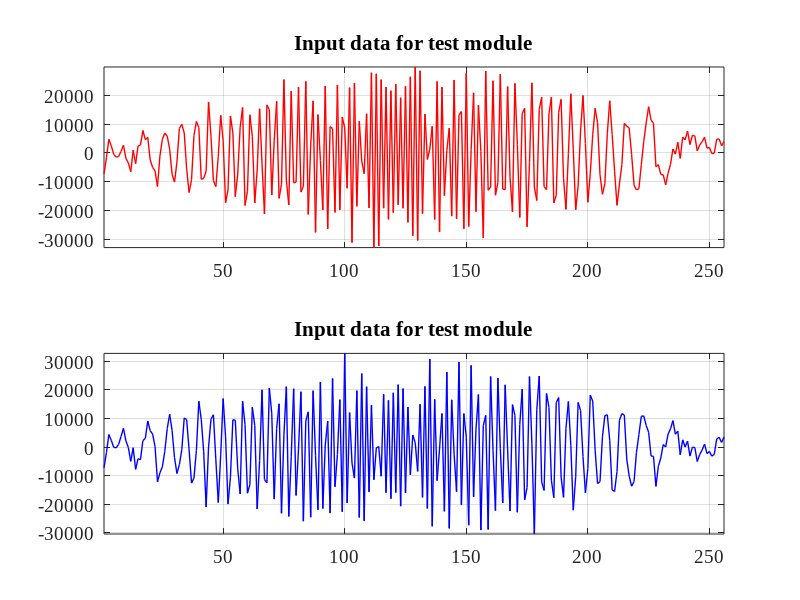
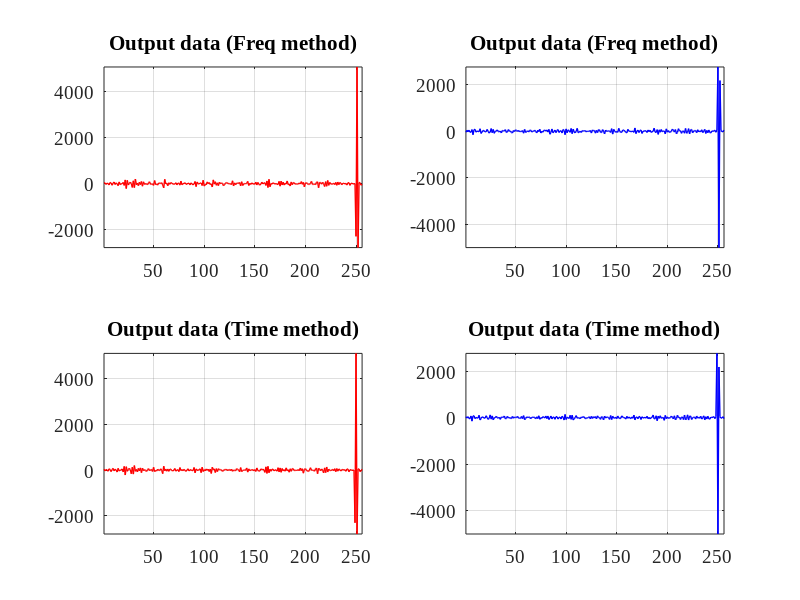

The MATLAB source for these figures, in order:
%% ------------------------------------------------------------------------
%
% Title       : test_cfir.m
% Author      : Alexander Kapitanov	
% E-mail      : sallador@bk.ru 
% Version     : 1.0	 
%
% -------------------------------------------------------------------------
%
% Description : 
%    Top level for testing Complex FIR filters: time/freq methods
%
% -------------------------------------------------------------------------
%
% Version     : 1.0 
% Date        : 2017.07.01 
%
%% ------------------------------------------------------------------------
%
%	GNU GENERAL PUBLIC LICENSE
% Version 3, 29 June 2007
%
%	Copyright (c) 2018 Kapitanov Alexander
%
% This program is free software: you can redistribute it and/or modify
% it under the terms of the GNU General Public License as published by
% the Free Software Foundation, either version 3 of the License, or
% (at your option) any later version.
%
% You should have received a copy of the GNU General Public License
% along with this program.  If not, see <http://www.gnu.org/licenses/>.
%
% THERE IS NO WARRANTY FOR THE PROGRAM, TO THE EXTENT PERMITTED BY
% APPLICABLE LAW. EXCEPT WHEN OTHERWISE STATED IN WRITING THE COPYRIGHT 
% HOLDERS AND/OR OTHER PARTIES PROVIDE THE PROGRAM "AS IS" WITHOUT WARRANTY 
% OF ANY KIND, EITHER EXPRESSED OR IMPLIED, INCLUDING, BUT NOT LIMITED TO, 
% THE IMPLIED WARRANTIES OF MERCHANTABILITY AND FITNESS FOR A PARTICULAR 
% PURPOSE.  THE ENTIRE RISK AS TO THE QUALITY AND PERFORMANCE OF THE PROGRAM 
% IS WITH YOU.  SHOULD THE PROGRAM PROVE DEFECTIVE, YOU ASSUME THE COST OF 
%  ALL NECESSARY SERVICING, REPAIR OR CORRECTION. 
%
%% ------------------------------------------------------------------------

% Preparing to work
close all;
clear all;

set(0, 'DefaultAxesFontSize', 14, 'DefaultAxesFontName', 'Times New Roman');
set(0, 'DefaultTextFontSize', 14, 'DefaultTextFontName', 'Times New Roman'); 

% Settings
NFFT        = 2^8;        % Sampling Frequency
tt          = 1:NFFT;     % Time vector #2
VAL_SHIFT   = 0;

Asig        = (2^15)-1;
Fsig        = 8;
F0          = 0;

Fd          = 1;
Fm          = NFFT/1;
B           = Fm / NFFT;
Ffm         = 1;

% For testing FORWARD and INVERSE FFT: FWT

STAGE = log2(NFFT);

%% ------------------------------------------------------------------------
%  ---------------- 0: CREATE INPUT DATA FOR CPP/RTL ----------------------
%  ------------------------------------------------------------------------
F = 1;

for i = 0:NFFT-1
  if (i < NFFT/Fd)
    Dre(i+1,1) = round(Asig * cos(F0 + (Fsig*i + B*i*i/2) * 2*Fd*pi/NFFT) * abs(sin(Fd * i * Ffm * pi / NFFT)));
    Dim(i+1,1) = round(Asig * sin(F0 + (Fsig*i + B*i*i/2) * 2*Fd*pi/NFFT) * abs(sin(Fd * i * Ffm * pi / NFFT)));    
  else
    Dre(i+1,1) = 0;
    Dim(i+1,1) = 0;
  end  
    Dre(i+1,1) = round(Asig * cos(F0 + (Fsig*i + B*i*i/2) * 2*pi/NFFT) * sin(i * Ffm * pi / NFFT));
    Dim(i+1,1) = round(Asig * sin(F0 + (Fsig*i + B*i*i/2) * 2*pi/NFFT) * sin(i * Ffm * pi / NFFT));  
end

for i = 1:NFFT
  if (i > VAL_SHIFT)
    Xre(i,1) = Dre(i-VAL_SHIFT, 1);
    Xim(i,1) = Dim(i-VAL_SHIFT, 1);
  else
    Xre(i,1) = Dre(NFFT-VAL_SHIFT+i, 1);
    Xim(i,1) = Dim(NFFT-VAL_SHIFT+i, 1);   
  end
end
Dre = Xre;
Dim = Xim;

% Adding noise to real signal 
SNR     = -70;
SEED    = 1;

DatRe = awgn(Dre, SNR, 0, SEED);     
DatIm = awgn(Dim, SNR, 0, SEED);     

DatRe = awgn(Dre, SNR, 0, SEED);     
DatIm = awgn(Dim, SNR, 0, SEED);     

Mre = max(abs(DatRe));
Mim = max(abs(DatIm));
Mdt = max(Mre, Mim);

DSVRe = round(((2^15 - 1)/Mdt)*DatRe);
DSVIm = round(((2^15 - 1)/Mdt)*DatIm);

Din(:,1) = DSVRe;
Din(:,2) = DSVIm;
Dcm(:,1) = Din(:,1) + j*Din(:,2);

if (1)
  figure(1) % Plot loaded data in Freq Domain
  for i = 1:2
    subplot(2,1,i)
    plot(tt(1:NFFT), Din(1:NFFT,i), '-', 'LineWidth', 1, 'Color',[2-i 0  i-1])
    grid on
    axis tight 
    title(['Input data for test module'])  
  end
end

Dfft = fft(Dcm) / NFFT; 
Dabs = (1/(NFFT)) * abs(Dfft).^2; 

DatFFT(:,1) = real(Dfft);
DatFFT(:,2) = imag(Dfft);

%% ------------------------------------------------------------------------
%  ---------------- 2:  SF DATA CMP (SUPPLY FUNCTION) ---------------------
%  ------------------------------------------------------------------------
Aof = (2^15)-1;
Fof = 1;
Fm = NFFT/1;
B = Fm / NFFT;

for i = 1:NFFT
  SF(i,1) = round(Aof * cos(F0 + (Fof*i + B*i*i/2) * 2*pi/NFFT) * sin(i * Ffm * pi / NFFT));
  SF(i,2) = round(Aof * sin(F0 + (Fof*i + B*i*i/2) * 2*pi/NFFT) * sin(i * Ffm * pi / NFFT));   
  if (i < NFFT/Fd)
    SF(i,1) = round(Aof * cos(F0 + (Fof*i + B*i*i/2) * 2*Fd*pi/NFFT) * abs(sin(Fd * i * Ffm * pi / NFFT)));
    SF(i,2) = round(Aof * sin(F0 + (Fof*i + B*i*i/2) * 2*Fd*pi/NFFT) * abs(sin(Fd * i * Ffm * pi / NFFT)));    
  else
    SF(i,1) = 0;
    SF(i,2) = 0;
  end      
end

for i = 1:NFFT
  SF(i,1) = round(Aof * cos(F0 + (Fof*i + B*i*i/2) * 2*pi/NFFT) * sin(i * Ffm * pi / NFFT));
  SF(i,2) = round(Aof * sin(F0 + (Fof*i + B*i*i/2) * 2*pi/NFFT) * sin(i * Ffm * pi / NFFT));   
end

% Combine new data to matrix
SFCm(:,1) = SF(:,1) + j*SF(:,2);

SF_FFT = fft(SFCm) / NFFT; 
Sabs = (1/(NFFT)) * abs(SF_FFT).^2; 

% Preparing data to integer:
SfFFT(:,1) = real(SF_FFT);
SfFFT(:,2) = -imag(SF_FFT);

Sfft = SfFFT(:,1) + j*SfFFT(:,2);

for i = 1:NFFT
    CMsig(i,1) = Dfft(i,1) * Sfft(i,1);
end

CMDat(:,1) = real(CMsig);
CMDat(:,2) = imag(CMsig);

Difft = ifft(CMsig) / NFFT; 
Dabs = (1/(NFFT)) * abs(Difft).^2; 

DatIFFT(:,1) = real(Difft);
DatIFFT(:,2) = imag(Difft);

figure(2) % Plot FFT data in Frequency Domain
for i = 1:2
    subplot(2,2,i)
    plot(tt(1:NFFT), DatIFFT(1:NFFT,i), '-', 'LineWidth', 1, 'Color',[2-i 0  i-1])
    grid on
    hold on
    axis tight    
    title(['Output data (Freq method)'])   
end

%% ------------------------------------------------------------------------
%  ---------------- 3:  FIR FILTER COMBINATION ----------------------------
%  ------------------------------------------------------------------------

Dat1 = DSVRe + DSVIm;
Dat2 = DSVIm - DSVRe;
Dat3 = DSVRe;

Cm1 = -SF(:,2);
Cm2 = SF(:,1);
Cm3 = SF(:,1) - SF(:,2);

Dx1 = filter2(Cm1, Dat1);
Dx2 = filter2(Cm2, Dat2);
Dx3 = filter2(Cm3, Dat3);

Ore = - Dx1 + Dx3;
Oim = Dx2 + Dx3;

Ore = Ore / NFFT / NFFT / NFFT;
Oim = Oim / NFFT / NFFT / NFFT;

for i = 1:NFFT
  if (i > NFFT/2)
    DTO(i,1) = Ore(i-NFFT/2, 1);
    DTO(i,2) = Oim(i-NFFT/2, 1);
  else
    DTO(i,1) = Ore(NFFT-NFFT/2+i, 1);
    DTO(i,2) = Oim(NFFT-NFFT/2+i, 1);   
  end
end

figure(2) % Plot FFT data in Frequency Domain
for i = 1:2
  subplot(2,2,i+2)
  plot(tt(1:NFFT), DTO(1:NFFT,i), '-', 'LineWidth', 1, 'Color',[2-i 0  i-1])
  grid on
  axis tight    
  title(['Output data (Time method)'])   
end